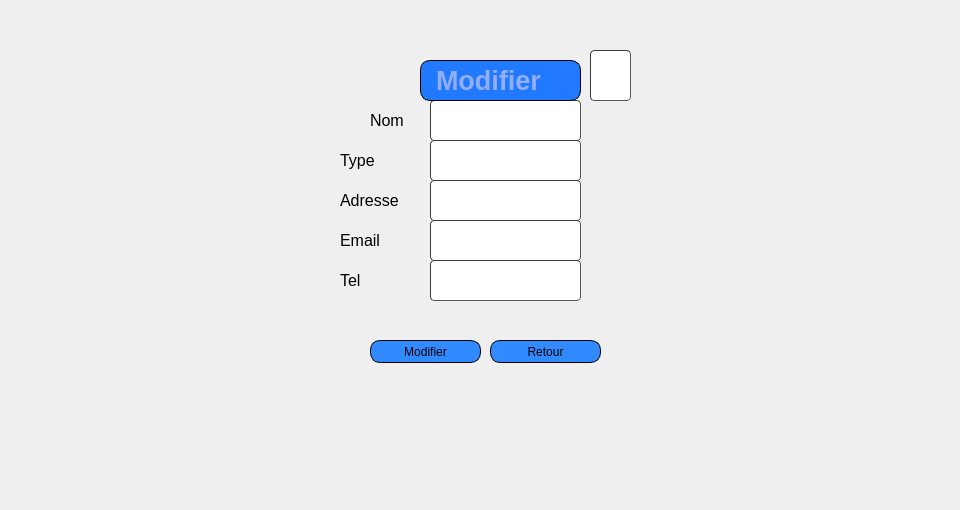
       <widget class="QWidget" name="page_23">
        <widget class="QLabel" name="label_63">
         <property name="geometry">
          <rect>
           <x>0</x>
           <y>0</y>
           <width>951</width>
           <height>501</height>
          </rect>
         </property>
         <property name="text">
          <string/>
         </property>
         <property name="pixmap">
          <pixmap resource="qt.qrc">:/new/prefix1/icons/haya.png</pixmap>
         </property>
        </widget>
        <widget class="QLabel" name="label_64">
         <property name="geometry">
          <rect>
           <x>310</x>
           <y>40</y>
           <width>371</width>
           <height>371</height>
          </rect>
         </property>
         <property name="text">
          <string/>
         </property>
         <property name="pixmap">
          <pixmap resource="qt.qrc">:/new/prefix1/icons/imf.jpg</pixmap>
         </property>
        </widget>
        <widget class="QLineEdit" name="nom_modif_2">
         <property name="geometry">
          <rect>
           <x>430</x>
           <y>100</y>
           <width>151</width>
           <height>41</height>
          </rect>
         </property>
         <property name="styleSheet">
          <string notr="true">	border-width: 1px; border-radius: 4px;
	border-color: rgb(58, 58, 58);
	border-style: inset;
	padding: 0 8px;


	selection-color: rgb(60, 63, 65);</string>
         </property>
        </widget>
        <widget class="QLineEdit" name="type_modif">
         <property name="geometry">
          <rect>
           <x>430</x>
           <y>140</y>
           <width>151</width>
           <height>41</height>
          </rect>
         </property>
         <property name="styleSheet">
          <string notr="true">	border-width: 1px; border-radius: 4px;
	border-color: rgb(58, 58, 58);
	border-style: inset;
	padding: 0 8px;


	selection-color: rgb(60, 63, 65);</string>
         </property>
        </widget>
        <widget class="QLineEdit" name="adresse_modif">
         <property name="geometry">
          <rect>
           <x>430</x>
           <y>180</y>
           <width>151</width>
           <height>41</height>
          </rect>
         </property>
         <property name="styleSheet">
          <string notr="true">	border-width: 1px; border-radius: 4px;
	border-color: rgb(58, 58, 58);
	border-style: inset;
	padding: 0 8px;


	selection-color: rgb(60, 63, 65);</string>
         </property>
        </widget>
        <widget class="QLineEdit" name="email_modif">
         <property name="geometry">
          <rect>
           <x>430</x>
           <y>220</y>
           <width>151</width>
           <height>41</height>
          </rect>
         </property>
         <property name="styleSheet">
          <string notr="true">	border-width: 1px; border-radius: 4px;
	border-color: rgb(58, 58, 58);
	border-style: inset;
	padding: 0 8px;


	selection-color: rgb(60, 63, 65);</string>
         </property>
        </widget>
        <widget class="QLineEdit" name="tel_modif">
         <property name="geometry">
          <rect>
           <x>430</x>
           <y>260</y>
           <width>151</width>
           <height>41</height>
          </rect>
         </property>
         <property name="styleSheet">
          <string notr="true">	border-width: 1px; border-radius: 4px;
	border-color: rgb(58, 58, 58);
	border-style: inset;
	padding: 0 8px;


	selection-color: rgb(60, 63, 65);</string>
         </property>
        </widget>
        <widget class="QLabel" name="text_noms_3">
         <property name="geometry">
          <rect>
           <x>370</x>
           <y>110</y>
           <width>51</width>
           <height>21</height>
          </rect>
         </property>
         <property name="font">
          <font>
           <family>Arial</family>
           <pointsize>12</pointsize>
          </font>
         </property>
         <property name="text">
          <string>Nom</string>
         </property>
        </widget>
        <widget class="QLabel" name="text_adresse_2">
         <property name="geometry">
          <rect>
           <x>340</x>
           <y>190</y>
           <width>81</width>
           <height>21</height>
          </rect>
         </property>
         <property name="font">
          <font>
           <family>Arial</family>
           <pointsize>12</pointsize>
          </font>
         </property>
         <property name="text">
          <string>Adresse</string>
         </property>
        </widget>
        <widget class="QLabel" name="text_adresse_3">
         <property name="geometry">
          <rect>
           <x>340</x>
           <y>150</y>
           <width>81</width>
           <height>21</height>
          </rect>
         </property>
         <property name="font">
          <font>
           <family>Arial</family>
           <pointsize>12</pointsize>
          </font>
         </property>
         <property name="text">
          <string>Type</string>
         </property>
        </widget>
        <widget class="QLabel" name="text_adresse_4">
         <property name="geometry">
          <rect>
           <x>340</x>
           <y>230</y>
           <width>81</width>
           <height>21</height>
          </rect>
         </property>
         <property name="font">
          <font>
           <family>Arial</family>
           <pointsize>12</pointsize>
          </font>
         </property>
         <property name="text">
          <string>Email</string>
         </property>
        </widget>
        <widget class="QLabel" name="text_adresse_5">
         <property name="geometry">
          <rect>
           <x>340</x>
           <y>270</y>
           <width>81</width>
           <height>21</height>
          </rect>
         </property>
         <property name="font">
          <font>
           <family>Arial</family>
           <pointsize>12</pointsize>
          </font>
         </property>
         <property name="text">
          <string>Tel</string>
         </property>
        </widget>
        <widget class="QPushButton" name="modifier_2">
         <property name="geometry">
          <rect>
           <x>370</x>
           <y>340</y>
           <width>111</width>
           <height>23</height>
          </rect>
         </property>
         <property name="styleSheet">
          <string notr="true">		border: 1px solid black;
border-radius: 10px;
padding: 0 8px;
background: #318aff;
font: bold, &quot;Arial&quot;;;
text-align:center;
</string>
         </property>
         <property name="text">
          <string>Modifier</string>
         </property>
         <property name="icon">
          <iconset resource="qt.qrc">
           <normaloff>:/new/prefix1/icons/icons8_checkmark_96px.png</normaloff>:/new/prefix1/icons/icons8_checkmark_96px.png</iconset>
         </property>
        </widget>
        <widget class="QPushButton" name="Annuler_2">
         <property name="geometry">
          <rect>
           <x>490</x>
           <y>340</y>
           <width>111</width>
           <height>23</height>
          </rect>
         </property>
         <property name="styleSheet">
          <string notr="true">		border: 1px solid black;
border-radius: 10px;
padding: 0 8px;
background: #318aff;
font: bold, &quot;Arial&quot;;;
text-align:center;
</string>
         </property>
         <property name="text">
          <string>Retour</string>
         </property>
         <property name="icon">
          <iconset resource="qt.qrc">
           <normaloff>:/new/prefix1/icons/icons8_back_to_200px.png</normaloff>:/new/prefix1/icons/icons8_back_to_200px.png</iconset>
         </property>
        </widget>
        <widget class="QLineEdit" name="id_3">
         <property name="geometry">
          <rect>
           <x>590</x>
           <y>50</y>
           <width>41</width>
           <height>51</height>
          </rect>
         </property>
         <property name="styleSheet">
          <string notr="true">	border-width: 1px; border-radius: 4px;
	border-color: rgb(58, 58, 58);
	border-style: inset;
	padding: 0 8px;


	selection-color: rgb(60, 63, 65);</string>
         </property>
        </widget>
        <widget class="QLabel" name="label_102">
         <property name="geometry">
          <rect>
           <x>420</x>
           <y>60</y>
           <width>161</width>
           <height>41</height>
          </rect>
         </property>
         <property name="font">
          <font>
           <family>Arial</family>
           <pointsize>20</pointsize>
           <weight>75</weight>
           <italic>false</italic>
           <bold>true</bold>
          </font>
         </property>
         <property name="styleSheet">
          <string notr="true">border: 1px solid black;
background-color: rgb(32, 121, 255);
color: rgb(146, 174, 250);
border-radius: 10px;
padding: 0 8px;

font: bold, &quot;Arial&quot;;;
text-align:center;</string>
         </property>
         <property name="text">
          <string>Modifier</string>
         </property>
        </widget>
       </widget>
